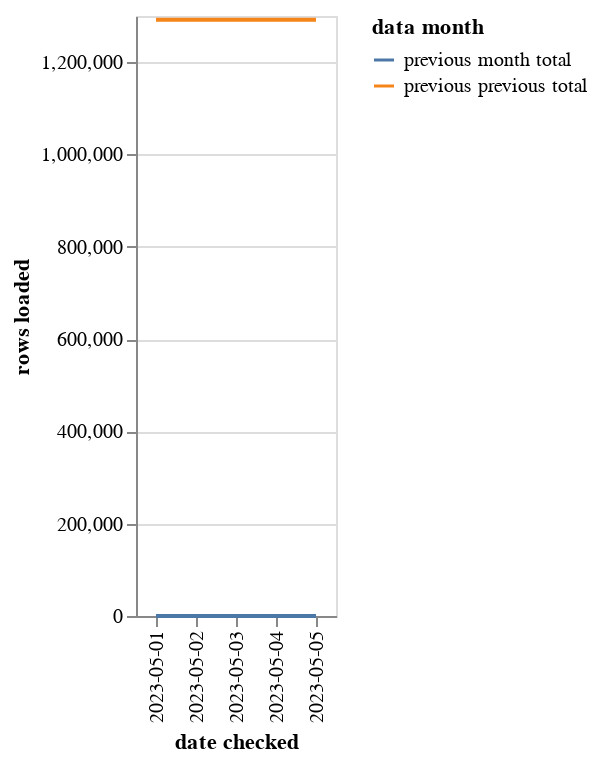

The code cell stored with this chart in its notebook:
### Code cell
(
    alt.Chart(total_tidy)
    .mark_line()
    .encode(
        x='date checked',
        y='rows loaded',
        color='data month'
    )
)

### Figure 1 — Vega-Lite specification as saved in the notebook (floating-point values rounded to 4 significant figures)
{"config": {"view": {"continuousWidth": 300, "continuousHeight": 300}}, "data": {"name": "data-9eff10c09cda5f48bc1e11730d57ab23"}, "mark": {"type": "line"}, "encoding": {"color": {"field": "data month", "type": "nominal"}, "x": {"field": "date checked", "type": "nominal"}, "y": {"field": "rows loaded", "type": "quantitative"}}, "$schema": "https://vega.github.io/schema/vega-lite/v5.8.0.json", "datasets": {"data-9eff10c09cda5f48bc1e11730d57ab23": [{"date checked": "2023-05-01", "data month": "previous month total", "rows loaded": 13}, {"date checked": "2023-05-02", "data month": "previous month total", "rows loaded": 13}, {"date checked": "2023-05-03", "data month": "previous month total", "rows loaded": 13}, {"date checked": "2023-05-04", "data month": "previous month total", "rows loaded": 13}, {"date checked": "2023-05-05", "data month": "previous month total", "rows loaded": 13}, {"date checked": "2023-05-01", "data month": "previous previous total", "rows loaded": 1291893}, {"date checked": "2023-05-02", "data month": "previous previous total", "rows loaded": 1291893}, {"date checked": "2023-05-03", "data month": "previous previous total", "rows loaded": 1291893}, {"date checked": "2023-05-04", "data month": "previous previous total", "rows loaded": 1291893}, {"date checked": "2023-05-05", "data month": "previous previous total", "rows loaded": 1291893}]}}
